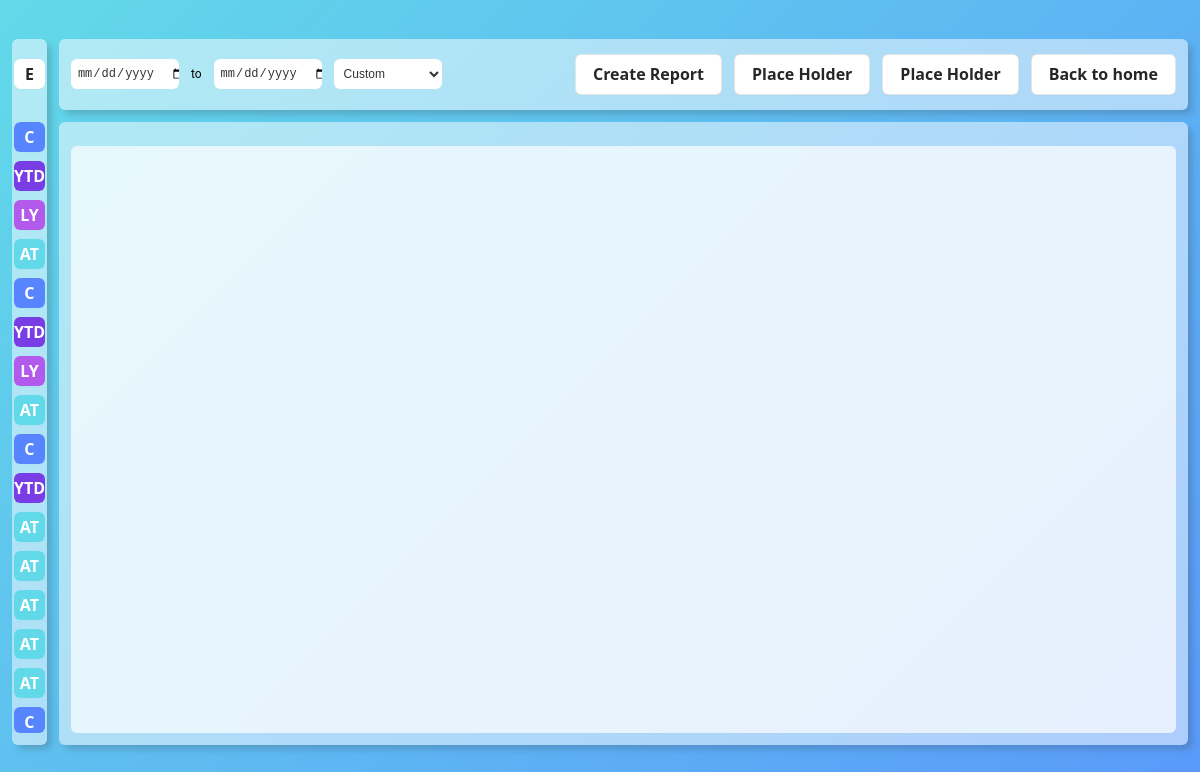
The app's page /generate_report/ (signed in) with its own data.
### cs_app/models.py (models this page shows)
class PastParameter(models.Model):
    text_field = models.TextField()
    date_field = models.DateField()
    parameters_json = models.JSONField()

### cs_app/views/generate_report_views.py (the view)
# urls.py: path('generate_report/', generate_report_views.generate_report_view, name='generate_report'),
@login_required
def generate_report_view(request):
    data = PastParameter.objects.order_by("-date_field")[:25]
    user = request.user
    context = {
        "user": user,
        "data": data,
    }
    return render(request, "generate_report.html", context)

### cs_app/templates/generate_report.html (shortened to what this page needs)
{% load static %}
<!DOCTYPE html>
<html>
    <head>
        <link rel="stylesheet" href="{% static 'css/common_style.css' %}" />
        <link rel="stylesheet" href="{% static 'css/generate_report_style.css' %}" />
        <link
            rel="stylesheet"
            type="text/css"
            href="//cdn.datatables.net/2.0.5/css/dataTables.dataTables.min.css"
        />
    </head>
    <body>
        <div class="container-1">
            <div id="content">
                <div id="history-menu" class="card historySmall">
                    <div id="history-menu__expand-button">
                        <button
                            id="expand-button"
                            class="history-button-style"
                        >
                            E
                        </button>
                    </div>
                    <div id="history-menu__history-scroll">
                        {% for param in data reversed %}
                        <button
                            id="hcard-{{ forloop.counter }}"
                            class="history-button-style history-button"
                            onClick="createReportFromHistory('{{ param.text_field|escapejs }}', '{{ param.parameters_json|escapejs }}')">
                            <p class="symbol">
                                {% if param.text_field == 'YTD' %}
                                    YTD
                                {% elif param.text_field == 'Last Year' %}
                                    LY
                                {% elif param.text_field == 'Custom' %}
                                    C
                                {% elif param.text_field == 'All Time' %}
                                    AT
                                {% else %}
                                    ?
                                {% endif %}
                            </p>
                        </button>
                        {% endfor %}
                    </div>
                </div>
                <div id="report-block" class="reportLarge">
                    <div id="report-block__menu" class="card">
                        <div id="report-block__menu__inputs">
                            <input
                                type="date"
                                id="start_date"
                                class="form__input"
                                name="start_date"
                                required
                            />
                            <p>to</p>
                            <input
                                type="date"
                                id="end_date"
                                class="form__input"
                                name="end_date"
                                required
                            />
                            <select
                                id="time_range"
                                class="form__input"
                                name="time_range"
                            >
                                <option value="Custom" selected>Custom</option>
                            </select>
                        </div>
                        <div id="report-block__menu__buttons">
                            <button class="button-1" onclick="generateTable()">
                                Create Report
                            </button>
                            <button class="button-1">Place Holder</button>
                            <button class="button-1">Place Holder</button>
                            <button
                                id="homeButton"
                                class="button-1"
                                onclick="redirectTo('/home/')"
                            >
                                Back to home
                            </button>
                        </div>
                    </div>
                    <div id="report-block__content" class="card">
                        <div id="report"></div>
                    </div>
                </div>
            </div>
        </div>
    </body>
</html>

### cs_app/static/css/common_style.css (style rules this page uses)
body { background: linear-gradient(-45deg, #783de4, #b25aec, #5784ff, #62d9e9); background-size: 400% 400%; animation: gradient 15s ease infinite; height: 100vh; }
.container-1 { height: 98vh; display: flex; align-items: center; justify-content: center; }
.card { background-color: #f1f1f1; background-size: 100%; border-radius: 0.5rem; box-shadow: 5px 5px 7px -1px rgba(51, 51, 51, 0.23); }
.button-1 { padding: calc(0.875rem - 1px) calc(1.5rem - 1px); color: rgba(0, 0, 0, 0.85); background-color: #ffffff; border: 1px solid rgba(0, 0, 0, 0.1); border-radius: 0.5rem; box-shadow: rgba(0, 0, 0, 0.02) 0 1px 3px 0; box-sizing: border-box; cursor: pointer; font-family: system-ui, -apple-system, system-ui, "Helvetica Neue", Helvetica, Arial, sans-serif; font-size: 16px; font-weight: 600; line-height: 1.25; text-decoration: none; transition: all 250ms; display: inline-flex; position: relative; justify-content: center; align-items: center; }

### cs_app/static/css/generate_report_style.css (style rules this page uses)
html { font-size: 16px; font-family: "Roboto", sans-serif; }
:root { --primary-color: rgb(255, 255, 255, 0.5); }
@media (max-width: 1440px) { html { font-size: 12px; } }
* { margin: 0px; padding: 0px; box-sizing: border-box; }
#content { width: 98%; height: 90%; display: flex; }
#history-menu { height: 100%; background-color: var(--primary-color); transition: all 0.5s; display: flex; flex-direction: column; align-items: center; }
.historySmall { width: 3%; }
#history-menu__expand-button { width: 100%; height: 10%; display: flex; align-items: center; justify-content: center; }
#history-menu__expand-button > button { background-color: white; }
#history-menu__history-scroll { width: 90%; height: calc(90% - 2rem); margin: 1rem 0rem; border-radius: 0.5rem; visibility: visible; overflow-y: auto; overflow-x: hidden; }
#expand-button { width: 90%; height: 2.5rem; }
.history-button { width: 100%; height: 2.5rem; margin-bottom: 0.75rem; }
.history-button-style { color: rgba(0, 0, 0, 0.85); background-color: #ffffff; border: none; border-radius: 0.55rem; box-shadow: rgba(0, 0, 0, 0.02) 0 1px 3px 0; cursor: pointer; font-family: system-ui, -apple-system, system-ui, "Helvetica Neue", Helvetica, Arial, sans-serif; font-size: 16px; font-weight: 600; line-height: 1.25; transition: all 250ms; }
.symbol { width: 100%; height: 100%; border-radius: 0.5rem; color: white; display: flex; justify-content: center; align-items: center; }
#report-block { height: 100%; margin-left: 1rem; transition: all 0.5s; }
.reportLarge { width: 97%; }
#report-block__menu { width: 100%; height: 10%; background-color: var(--primary-color); display: flex; }
#report-block__menu__inputs { width: 40%; height: 100%; display: flex; align-items: center; }
.form__input { font-size: 1rem; color: #333; background-color: rgb(255, 255, 255); border-radius: 0.5rem; border: none; }
#start_date, #end_date { width: 9rem; height: 2.5rem; margin: 0rem 1rem; padding: 0.5rem 2rem 0.5rem 0.5rem; display: flex; align-items: center; justify-content: space-between; }
#time_range { width: 9rem; height: 2.5rem; padding: 0.5rem 2rem 0.5rem 0.5rem; }
#report-block__menu__buttons { width: 60%; height: 100%; padding: 1rem; display: flex; align-items: center; justify-content: flex-end; }
#report-block__menu__buttons > button { margin-left: 1rem; }
#report-block__content { width: 100%; height: calc(90% - 1rem); margin-top: 1rem; padding: 2rem 1rem 1rem 1rem; background-color: var(--primary-color); display: flex; justify-content: center; align-items: center; }
#report { width: 100%; height: 100%; padding: 2rem; background-color: rgb(255, 255, 255, 0.7); border-radius: 0.5rem; }

### records on screen
PastParameter: text_field "C"
PastParameter: text_field "YTD"
PastParameter: text_field "LY"
PastParameter: text_field "AT"
PastParameter: text_field "C"
PastParameter: text_field "YTD"
PastParameter: text_field "LY"
PastParameter: text_field "AT"
PastParameter: text_field "C"
PastParameter: text_field "YTD"
PastParameter: text_field "AT"
PastParameter: text_field "AT"
PastParameter: text_field "AT"
PastParameter: text_field "AT"
PastParameter: text_field "AT"
PastParameter: text_field "C"
